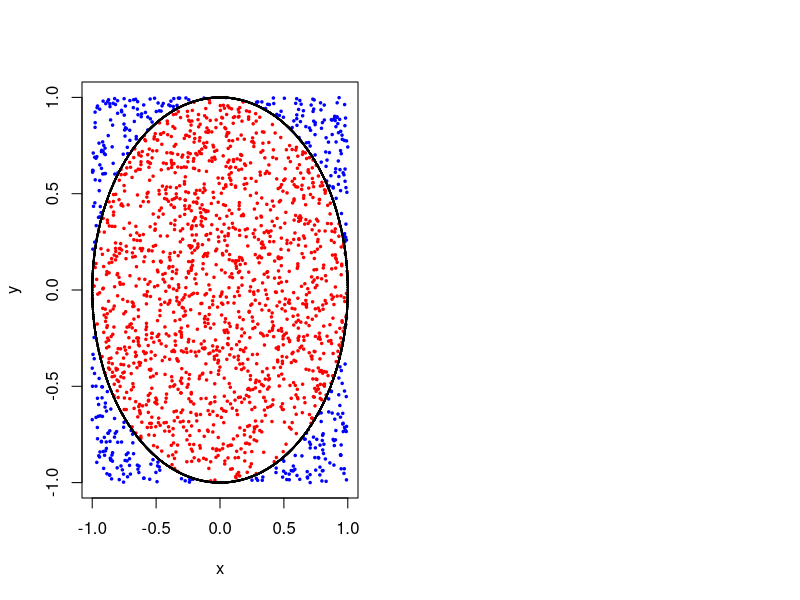

Recreate this plot in R. (Note: this script raises an error after producing the figure.)
fnErrorEstimation <- function(X, fnRandom, m = 100,
                    fnValueCalculation = function(x) {x}) {
  # Calculate values
  X = ifelse(class(X) == "list", X, list(X))
  x <- do.call(fnValueCalculation, X)
  
  # Save length of sample in variable
  n <- length(x)
  
  ################ Error estimation using central limit theorem ################
  
  # Compute mean with each new sample
  vecMeans <- cumsum(x) / (1:n)
  
  # Compute confidence band
  vecConf <- list(top = NULL, bottom = NULL)
  for(i in 1:n) {
    vecConf$top[i] <- vecMeans[n] + 1.96*sqrt(var(x[1:i])/i)
    vecConf$bottom[i] <- vecMeans[n] - 1.96*sqrt(var(x[1:i])/i)
  }
  
  # Plot means against number of samples
  plot(1:n, vecMeans,
       xlab = "Number of Monte-Carlo samples",
       ylab = "Monte-Carlo approximation",
       ylim = c(min(na.omit(vecConf$bottom), vecMeans),
                max(na.omit(vecConf$top), vecMeans)),
       pch = 4, cex = 0.8)
  
  # Plot overall mean
  abline(vecMeans[n], 0, col = "red")
  
  # Plot confidence band
  lines(vecConf$top, col = "blue")
  lines(vecConf$bottom, col = "blue")
  
  ##################### Error estimation using simulation #####################
  
  # Generate n x m matrix with random values
  mSampleMatrix <- NULL
  for(i in 1:m) {
    X <- fnRandom(n)
    X = ifelse(class(X) == "list", X, list(X))
    mSampleMatrix <- cbind(mSampleMatrix, do.call(fnValueCalculation, X))
  }
  
  # Calculate confidence band
  mEst <- apply(mSampleMatrix, 2, cumsum)/(1:n)
  mConf <- apply(mEst, 1, quantile, c(.025, .975))
  
  # Plot upper and lower confidence bound
  lines(mConf[1,], col = "green")
  lines(mConf[2,], col = "green")
  
  # Add legend for all lines
  legend("topright", c("Approximation of pi", "Error estimation (CLT)",
                       "Error estimation (Simulation)"), 
         lty = 1, col=c("red", "blue", "green"), bty="n", cex=.75)
}

# 1. ###########################################################################

# Monte Carlo approximation of pi

fnPiRandom <- function(n) {
  # Create random uniform values for x and y axis
  return(list(x1 = runif(n, min = -1, max = 1),
              x2 = runif(n, min = -1, max = 1)))
}

fnPiIndicator <- function(x1, x2) {
  # Indicate which values are inside of the cirelce and which are outside
  return(((x1^2 + x2^2) <= 1)*4)
}

fnPiPlotCircle <- function(x1, x2) {
  inside <- as.logical(fnPiIndicator(x1, x2))
  outside <- !inside
  
  # Plot points inside and outside
  plot(x1[inside], x2[inside], pch = 20, cex = 0.5, col = "red",
       xlab = "x", ylab = "y", xlim = c(-1,1), ylim = c(-1,1))
  points(x1[outside], x2[outside], pch = 20, cex = 0.5, col = "blue")
  
  # Plot circle points to mark the border
  points(sin(1:10000), cos(1:10000), pch = 20, cex = 0.2, col = "black")
}

# Split plot panel
par(mfrow = c(1,2))

# Create random values
X <- fnPiRandom(2000)

# Plot random values and circle
fnPiPlotCircle(X$x1, X$x2)

# Run error estimation
fnErrorEstimation(X, fnPiRandom, fnValueCalculation = fnPiIndicator)

# Set title for plots
title(paste("Monte-Carlo simulation with sample size of ", length(X$x1),
            " results in pi value of ", mean(fnPiIndicator(X$x1, X$x2)), sep = ""),
      outer = TRUE,  line = -2)

# 2. ###########################################################################

# Set plot panel to one plot
par(mfrow = c(1,1))

# Using pnorm
print(1 - pnorm(20))

# Naive Monte-Carlo approximation
n <- 1000000
x <- rnorm(n)
indicator <- (x > 20) * 1
print(mean(indicator))

# Monte-Carlo integration after substitution Y := 1/X

fnProbRandom <- function(n) {
  # Create random uniform values
  return(runif(n, min = 0, max = 1/20))
}

fnProbG <- function(u) {
  return((1/20) * (1/sqrt(2*pi)) * exp(-1/(2*(u^2))) * (1/(u^2)))
}

# Generate random values
u <- fnProbRandom(10000)

# Calculate values with function g
g <- fnProbG(u)

# Run error estimation
fnErrorEstimation(u, fnProbRandom, fnValueCalculation = fnProbG)

# Set title for plot
title(paste("Monte-Carlo simulation with sample size of ", length(u),
            " results in P value of ", mean(g), sep = ""),
      outer = TRUE,  line = -2)

# 3. ###########################################################################

# Set plot panel to two plots
par(mfrow = c(1,2))

fnIntRandom <- function(n) {
  # Generate random uniform values
  return(runif(n))
}

fnIntH1 <- function(x) {
  return((cos(50*x)+sin(20*x))^2)
}

fnIntH2 <- function(x) {
  return(sin(1/x))
}

# Using R's integrate function
print(integrate(fnIntH1, 0, 1))
print(integrate(fnIntH2, 0, 1))

# Using Monte-Carlo integration
u <- fnIntRandom(10000)
h1 <- fnIntH1(u)
h2 <- fnIntH2(u)

# Run error estimation
fnErrorEstimation(u, fnIntRandom, fnValueCalculation = fnIntH1)
title(paste("h1: ", length(u), " samples, result: ",
            round(mean(h1), 3), sep = ""))
fnErrorEstimation(u, fnIntRandom, fnValueCalculation = fnIntH2)
title(paste("h2: ", length(u), "samples, result ",
            round(mean(h2), 3), sep = ""))

## TODO: Compare errors of integrate function with monte carlo

# 4. ###########################################################################

# Set plot panel to one plot
par(mfrow = c(1,1))

fnAreaRandom <- function(n) {
  areas <- NULL
  for (i in 1:n) {
    x <- runif(3)
    y <- runif(3)
    areas[i] <- abs(0.5 * det(matrix(c(x, y, c(1, 1, 1)), nrow = 3, ncol = 3)))
  }
  return(areas)
}

# Generate random triangle area values
A <- fnAreaRandom(1000)

# Run error estimation
fnErrorEstimation(A, fnAreaRandom)
title(paste("Monte-Carlo simulation with sample size of ", length(A),
            " results in area of ", round(mean(A), 4), sep = ""))
